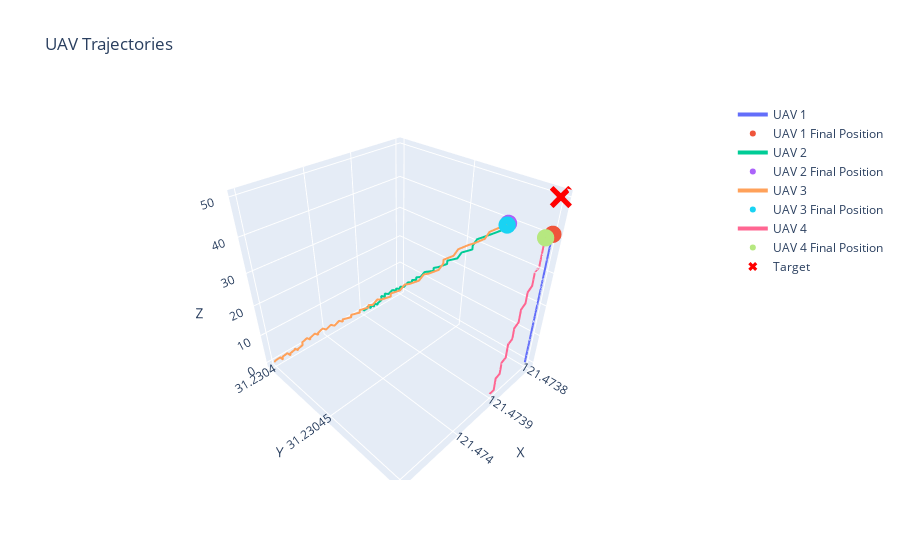

The code cell stored with this chart in its notebook:
### Code cell
import warnings

with warnings.catch_warnings():
    warnings.simplefilter("ignore", FutureWarning)

# 设置目标位置和其他模拟参数
target_position = vec3(121.4738, 31.2305, 50)
time_elapsed = 1
steps = 500

# 开始模拟
simulate(drones, target_position, time_elapsed=time_elapsed, steps=steps)

# 可视化运动轨迹
plot_trajectories(drones, target_position)
